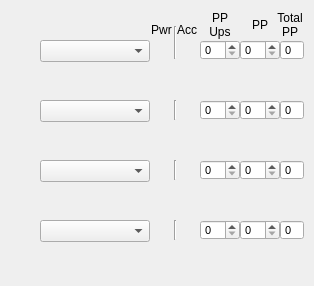
   <widget class="QWidget" name="tpMoves">
    <attribute name="title">
     <string>Move</string>
    </attribute>
    <widget class="QGraphicsView" name="pbMove1Type">
     <property name="geometry">
      <rect>
       <x>0</x>
       <y>40</y>
       <width>40</width>
       <height>20</height>
      </rect>
     </property>
     <property name="styleSheet">
      <string notr="true">background: transparent</string>
     </property>
     <property name="frameShape">
      <enum>QFrame::NoFrame</enum>
     </property>
     <property name="frameShadow">
      <enum>QFrame::Plain</enum>
     </property>
     <property name="verticalScrollBarPolicy">
      <enum>Qt::ScrollBarAlwaysOff</enum>
     </property>
     <property name="horizontalScrollBarPolicy">
      <enum>Qt::ScrollBarAlwaysOff</enum>
     </property>
    </widget>
    <widget class="QGraphicsView" name="pbMove2Type">
     <property name="geometry">
      <rect>
       <x>0</x>
       <y>100</y>
       <width>40</width>
       <height>20</height>
      </rect>
     </property>
     <property name="styleSheet">
      <string notr="true">background: transparent</string>
     </property>
     <property name="frameShape">
      <enum>QFrame::NoFrame</enum>
     </property>
     <property name="frameShadow">
      <enum>QFrame::Plain</enum>
     </property>
     <property name="verticalScrollBarPolicy">
      <enum>Qt::ScrollBarAlwaysOff</enum>
     </property>
     <property name="horizontalScrollBarPolicy">
      <enum>Qt::ScrollBarAlwaysOff</enum>
     </property>
    </widget>
    <widget class="QGraphicsView" name="pbMove3Type">
     <property name="geometry">
      <rect>
       <x>0</x>
       <y>160</y>
       <width>40</width>
       <height>20</height>
      </rect>
     </property>
     <property name="styleSheet">
      <string notr="true">background: transparent</string>
     </property>
     <property name="frameShape">
      <enum>QFrame::NoFrame</enum>
     </property>
     <property name="frameShadow">
      <enum>QFrame::Plain</enum>
     </property>
     <property name="verticalScrollBarPolicy">
      <enum>Qt::ScrollBarAlwaysOff</enum>
     </property>
     <property name="horizontalScrollBarPolicy">
      <enum>Qt::ScrollBarAlwaysOff</enum>
     </property>
    </widget>
    <widget class="QGraphicsView" name="pbMove4Type">
     <property name="geometry">
      <rect>
       <x>0</x>
       <y>220</y>
       <width>40</width>
       <height>20</height>
      </rect>
     </property>
     <property name="styleSheet">
      <string notr="true">background: transparent</string>
     </property>
     <property name="frameShape">
      <enum>QFrame::NoFrame</enum>
     </property>
     <property name="frameShadow">
      <enum>QFrame::Plain</enum>
     </property>
     <property name="verticalScrollBarPolicy">
      <enum>Qt::ScrollBarAlwaysOff</enum>
     </property>
     <property name="horizontalScrollBarPolicy">
      <enum>Qt::ScrollBarAlwaysOff</enum>
     </property>
    </widget>
    <widget class="QComboBox" name="cbMove1">
     <property name="geometry">
      <rect>
       <x>40</x>
       <y>40</y>
       <width>110</width>
       <height>22</height>
      </rect>
     </property>
     <property name="font">
      <font>
       <pointsize>9</pointsize>
      </font>
     </property>
    </widget>
    <widget class="QComboBox" name="cbMove2">
     <property name="geometry">
      <rect>
       <x>40</x>
       <y>100</y>
       <width>110</width>
       <height>22</height>
      </rect>
     </property>
     <property name="font">
      <font>
       <pointsize>9</pointsize>
      </font>
     </property>
    </widget>
    <widget class="QComboBox" name="cbMove3">
     <property name="geometry">
      <rect>
       <x>40</x>
       <y>160</y>
       <width>110</width>
       <height>22</height>
      </rect>
     </property>
     <property name="font">
      <font>
       <pointsize>9</pointsize>
      </font>
     </property>
    </widget>
    <widget class="QComboBox" name="cbMove4">
     <property name="geometry">
      <rect>
       <x>40</x>
       <y>220</y>
       <width>110</width>
       <height>22</height>
      </rect>
     </property>
     <property name="font">
      <font>
       <pointsize>9</pointsize>
      </font>
     </property>
    </widget>
    <widget class="QSpinBox" name="sbMove1PPUps">
     <property name="geometry">
      <rect>
       <x>200</x>
       <y>40</y>
       <width>40</width>
       <height>20</height>
      </rect>
     </property>
     <property name="font">
      <font>
       <pointsize>8</pointsize>
      </font>
     </property>
     <property name="minimum">
      <number>0</number>
     </property>
     <property name="maximum">
      <number>3</number>
     </property>
     <property name="value">
      <number>0</number>
     </property>
    </widget>
    <widget class="QSpinBox" name="sbMove1TotalPP">
     <property name="geometry">
      <rect>
       <x>280</x>
       <y>40</y>
       <width>24</width>
       <height>20</height>
      </rect>
     </property>
     <property name="font">
      <font>
       <pointsize>8</pointsize>
      </font>
     </property>
     <property name="readOnly">
      <bool>true</bool>
     </property>
     <property name="buttonSymbols">
      <enum>QAbstractSpinBox::NoButtons</enum>
     </property>
     <property name="minimum">
      <number>0</number>
     </property>
     <property name="maximum">
      <number>99</number>
     </property>
     <property name="value">
      <number>0</number>
     </property>
    </widget>
    <widget class="QSpinBox" name="sbMove1PP">
     <property name="geometry">
      <rect>
       <x>240</x>
       <y>40</y>
       <width>40</width>
       <height>20</height>
      </rect>
     </property>
     <property name="font">
      <font>
       <pointsize>8</pointsize>
      </font>
     </property>
     <property name="minimum">
      <number>0</number>
     </property>
     <property name="maximum">
      <number>99</number>
     </property>
     <property name="value">
      <number>0</number>
     </property>
    </widget>
    <widget class="QSpinBox" name="sbMove2PPUps">
     <property name="geometry">
      <rect>
       <x>200</x>
       <y>100</y>
       <width>40</width>
       <height>20</height>
      </rect>
     </property>
     <property name="font">
      <font>
       <pointsize>8</pointsize>
      </font>
     </property>
     <property name="minimum">
      <number>0</number>
     </property>
     <property name="maximum">
      <number>3</number>
     </property>
     <property name="value">
      <number>0</number>
     </property>
    </widget>
    <widget class="QSpinBox" name="sbMove2PP">
     <property name="geometry">
      <rect>
       <x>240</x>
       <y>100</y>
       <width>40</width>
       <height>20</height>
      </rect>
     </property>
     <property name="font">
      <font>
       <pointsize>8</pointsize>
      </font>
     </property>
     <property name="minimum">
      <number>0</number>
     </property>
     <property name="maximum">
      <number>99</number>
     </property>
     <property name="value">
      <number>0</number>
     </property>
    </widget>
    <widget class="QSpinBox" name="sbMove2TotalPP">
     <property name="geometry">
      <rect>
       <x>280</x>
       <y>100</y>
       <width>24</width>
       <height>20</height>
      </rect>
     </property>
     <property name="font">
      <font>
       <pointsize>8</pointsize>
      </font>
     </property>
     <property name="readOnly">
      <bool>true</bool>
     </property>
     <property name="buttonSymbols">
      <enum>QAbstractSpinBox::NoButtons</enum>
     </property>
     <property name="minimum">
      <number>0</number>
     </property>
     <property name="maximum">
      <number>99</number>
     </property>
     <property name="value">
      <number>0</number>
     </property>
    </widget>
    <widget class="QSpinBox" name="sbMove3PPUps">
     <property name="geometry">
      <rect>
       <x>200</x>
       <y>160</y>
       <width>40</width>
       <height>20</height>
      </rect>
     </property>
     <property name="font">
      <font>
       <pointsize>8</pointsize>
      </font>
     </property>
     <property name="minimum">
      <number>0</number>
     </property>
     <property name="maximum">
      <number>3</number>
     </property>
     <property name="value">
      <number>0</number>
     </property>
    </widget>
    <widget class="QSpinBox" name="sbMove3PP">
     <property name="geometry">
      <rect>
       <x>240</x>
       <y>160</y>
       <width>40</width>
       <height>20</height>
      </rect>
     </property>
     <property name="font">
      <font>
       <pointsize>8</pointsize>
      </font>
     </property>
     <property name="minimum">
      <number>0</number>
     </property>
     <property name="maximum">
      <number>99</number>
     </property>
     <property name="value">
      <number>0</number>
     </property>
    </widget>
    <widget class="QSpinBox" name="sbMove3TotalPP">
     <property name="geometry">
      <rect>
       <x>280</x>
       <y>160</y>
       <width>24</width>
       <height>20</height>
      </rect>
     </property>
     <property name="font">
      <font>
       <pointsize>8</pointsize>
      </font>
     </property>
     <property name="readOnly">
      <bool>true</bool>
     </property>
     <property name="buttonSymbols">
      <enum>QAbstractSpinBox::NoButtons</enum>
     </property>
     <property name="minimum">
      <number>0</number>
     </property>
     <property name="maximum">
      <number>99</number>
     </property>
     <property name="value">
      <number>0</number>
     </property>
    </widget>
    <widget class="QSpinBox" name="sbMove4PPUps">
     <property name="geometry">
      <rect>
       <x>200</x>
       <y>220</y>
       <width>40</width>
       <height>20</height>
      </rect>
     </property>
     <property name="font">
      <font>
       <pointsize>8</pointsize>
      </font>
     </property>
     <property name="minimum">
      <number>0</number>
     </property>
     <property name="maximum">
      <number>3</number>
     </property>
     <property name="value">
      <number>0</number>
     </property>
    </widget>
    <widget class="QSpinBox" name="sbMove4PP">
     <property name="geometry">
      <rect>
       <x>240</x>
       <y>220</y>
       <width>40</width>
       <height>20</height>
      </rect>
     </property>
     <property name="font">
      <font>
       <pointsize>8</pointsize>
      </font>
     </property>
     <property name="minimum">
      <number>0</number>
     </property>
     <property name="maximum">
      <number>99</number>
     </property>
     <property name="value">
      <number>0</number>
     </property>
    </widget>
    <widget class="QSpinBox" name="sbMove4TotalPP">
     <property name="geometry">
      <rect>
       <x>280</x>
       <y>220</y>
       <width>24</width>
       <height>20</height>
      </rect>
     </property>
     <property name="font">
      <font>
       <pointsize>8</pointsize>
      </font>
     </property>
     <property name="readOnly">
      <bool>true</bool>
     </property>
     <property name="buttonSymbols">
      <enum>QAbstractSpinBox::NoButtons</enum>
     </property>
     <property name="minimum">
      <number>0</number>
     </property>
     <property name="maximum">
      <number>99</number>
     </property>
     <property name="value">
      <number>0</number>
     </property>
    </widget>
    <widget class="QGraphicsView" name="pbMove4Cat">
     <property name="geometry">
      <rect>
       <x>0</x>
       <y>240</y>
       <width>40</width>
       <height>20</height>
      </rect>
     </property>
     <property name="styleSheet">
      <string notr="true">background: transparent</string>
     </property>
     <property name="frameShape">
      <enum>QFrame::NoFrame</enum>
     </property>
     <property name="frameShadow">
      <enum>QFrame::Plain</enum>
     </property>
     <property name="verticalScrollBarPolicy">
      <enum>Qt::ScrollBarAlwaysOff</enum>
     </property>
     <property name="horizontalScrollBarPolicy">
      <enum>Qt::ScrollBarAlwaysOff</enum>
     </property>
    </widget>
    <widget class="QGraphicsView" name="pbMove2Cat">
     <property name="geometry">
      <rect>
       <x>0</x>
       <y>120</y>
       <width>40</width>
       <height>20</height>
      </rect>
     </property>
     <property name="styleSheet">
      <string notr="true">background: transparent</string>
     </property>
     <property name="frameShape">
      <enum>QFrame::NoFrame</enum>
     </property>
     <property name="frameShadow">
      <enum>QFrame::Plain</enum>
     </property>
     <property name="verticalScrollBarPolicy">
      <enum>Qt::ScrollBarAlwaysOff</enum>
     </property>
     <property name="horizontalScrollBarPolicy">
      <enum>Qt::ScrollBarAlwaysOff</enum>
     </property>
    </widget>
    <widget class="QGraphicsView" name="pbMove1Cat">
     <property name="geometry">
      <rect>
       <x>0</x>
       <y>60</y>
       <width>40</width>
       <height>20</height>
      </rect>
     </property>
     <property name="styleSheet">
      <string notr="true">background: transparent</string>
     </property>
     <property name="frameShape">
      <enum>QFrame::NoFrame</enum>
     </property>
     <property name="frameShadow">
      <enum>QFrame::Plain</enum>
     </property>
     <property name="verticalScrollBarPolicy">
      <enum>Qt::ScrollBarAlwaysOff</enum>
     </property>
     <property name="horizontalScrollBarPolicy">
      <enum>Qt::ScrollBarAlwaysOff</enum>
     </property>
    </widget>
    <widget class="QGraphicsView" name="pbMove3Cat">
     <property name="geometry">
      <rect>
       <x>0</x>
       <y>180</y>
       <width>40</width>
       <height>20</height>
      </rect>
     </property>
     <property name="styleSheet">
      <string notr="true">background: transparent</string>
     </property>
     <property name="frameShape">
      <enum>QFrame::NoFrame</enum>
     </property>
     <property name="frameShadow">
      <enum>QFrame::Plain</enum>
     </property>
     <property name="verticalScrollBarPolicy">
      <enum>Qt::ScrollBarAlwaysOff</enum>
     </property>
     <property name="horizontalScrollBarPolicy">
      <enum>Qt::ScrollBarAlwaysOff</enum>
     </property>
    </widget>
    <widget class="QLabel" name="lblPPUps">
     <property name="geometry">
      <rect>
       <x>200</x>
       <y>10</y>
       <width>40</width>
       <height>30</height>
      </rect>
     </property>
     <property name="font">
      <font>
       <pointsize>9</pointsize>
      </font>
     </property>
     <property name="text">
      <string>PP Ups</string>
     </property>
     <property name="alignment">
      <set>Qt::AlignCenter</set>
     </property>
     <property name="wordWrap">
      <bool>true</bool>
     </property>
    </widget>
    <widget class="QLabel" name="lblPP">
     <property name="geometry">
      <rect>
       <x>240</x>
       <y>10</y>
       <width>40</width>
       <height>30</height>
      </rect>
     </property>
     <property name="font">
      <font>
       <pointsize>9</pointsize>
      </font>
     </property>
     <property name="text">
      <string>PP</string>
     </property>
     <property name="alignment">
      <set>Qt::AlignCenter</set>
     </property>
     <property name="wordWrap">
      <bool>true</bool>
     </property>
    </widget>
    <widget class="QLabel" name="lblTotalPP">
     <property name="geometry">
      <rect>
       <x>275</x>
       <y>10</y>
       <width>30</width>
       <height>30</height>
      </rect>
     </property>
     <property name="font">
      <font>
       <pointsize>9</pointsize>
      </font>
     </property>
     <property name="text">
      <string>Total PP</string>
     </property>
     <property name="alignment">
      <set>Qt::AlignCenter</set>
     </property>
     <property name="wordWrap">
      <bool>true</bool>
     </property>
    </widget>
    <widget class="QLabel" name="lblMove1Flavor">
     <property name="geometry">
      <rect>
       <x>40</x>
       <y>65</y>
       <width>260</width>
       <height>32</height>
      </rect>
     </property>
     <property name="font">
      <font>
       <pointsize>7</pointsize>
      </font>
     </property>
     <property name="frameShape">
      <enum>QFrame::NoFrame</enum>
     </property>
     <property name="text">
      <string/>
     </property>
     <property name="textFormat">
      <enum>Qt::PlainText</enum>
     </property>
     <property name="alignment">
      <set>Qt::AlignLeading|Qt::AlignLeft|Qt::AlignTop</set>
     </property>
     <property name="wordWrap">
      <bool>true</bool>
     </property>
    </widget>
    <widget class="QLabel" name="lblMove2Flavor">
     <property name="geometry">
      <rect>
       <x>40</x>
       <y>125</y>
       <width>260</width>
       <height>32</height>
      </rect>
     </property>
     <property name="font">
      <font>
       <pointsize>7</pointsize>
      </font>
     </property>
     <property name="frameShape">
      <enum>QFrame::NoFrame</enum>
     </property>
     <property name="text">
      <string/>
     </property>
     <property name="textFormat">
      <enum>Qt::PlainText</enum>
     </property>
     <property name="alignment">
      <set>Qt::AlignLeading|Qt::AlignLeft|Qt::AlignTop</set>
     </property>
     <property name="wordWrap">
      <bool>true</bool>
     </property>
    </widget>
    <widget class="QLabel" name="lblMove3Flavor">
     <property name="geometry">
      <rect>
       <x>40</x>
       <y>185</y>
       <width>260</width>
       <height>32</height>
      </rect>
     </property>
     <property name="font">
      <font>
       <pointsize>7</pointsize>
      </font>
     </property>
     <property name="frameShape">
      <enum>QFrame::NoFrame</enum>
     </property>
     <property name="text">
      <string/>
     </property>
     <property name="textFormat">
      <enum>Qt::PlainText</enum>
     </property>
     <property name="alignment">
      <set>Qt::AlignLeading|Qt::AlignLeft|Qt::AlignTop</set>
     </property>
     <property name="wordWrap">
      <bool>true</bool>
     </property>
    </widget>
    <widget class="QLabel" name="lblMove4Flavor">
     <property name="geometry">
      <rect>
       <x>40</x>
       <y>245</y>
       <width>260</width>
       <height>32</height>
      </rect>
     </property>
     <property name="font">
      <font>
       <pointsize>7</pointsize>
      </font>
     </property>
     <property name="frameShape">
      <enum>QFrame::NoFrame</enum>
     </property>
     <property name="text">
      <string/>
     </property>
     <property name="textFormat">
      <enum>Qt::PlainText</enum>
     </property>
     <property name="alignment">
      <set>Qt::AlignLeading|Qt::AlignLeft|Qt::AlignTop</set>
     </property>
     <property name="wordWrap">
      <bool>true</bool>
     </property>
    </widget>
    <widget class="QLabel" name="lblMove1Power">
     <property name="geometry">
      <rect>
       <x>153</x>
       <y>44</y>
       <width>20</width>
       <height>13</height>
      </rect>
     </property>
     <property name="font">
      <font>
       <pointsize>8</pointsize>
      </font>
     </property>
     <property name="text">
      <string/>
     </property>
     <property name="alignment">
      <set>Qt::AlignCenter</set>
     </property>
    </widget>
    <widget class="QLabel" name="lblMove1Accuracy">
     <property name="geometry">
      <rect>
       <x>177</x>
       <y>44</y>
       <width>20</width>
       <height>13</height>
      </rect>
     </property>
     <property name="font">
      <font>
       <pointsize>8</pointsize>
      </font>
     </property>
     <property name="text">
      <string/>
     </property>
     <property name="alignment">
      <set>Qt::AlignCenter</set>
     </property>
    </widget>
    <widget class="Line" name="line">
     <property name="geometry">
      <rect>
       <x>174</x>
       <y>26</y>
       <width>3</width>
       <height>33</height>
      </rect>
     </property>
     <property name="orientation">
      <enum>Qt::Vertical</enum>
     </property>
    </widget>
    <widget class="QLabel" name="lblMovePower">
     <property name="geometry">
      <rect>
       <x>150</x>
       <y>20</y>
       <width>23</width>
       <height>20</height>
      </rect>
     </property>
     <property name="font">
      <font>
       <pointsize>9</pointsize>
      </font>
     </property>
     <property name="text">
      <string>Pwr</string>
     </property>
     <property name="alignment">
      <set>Qt::AlignCenter</set>
     </property>
     <property name="wordWrap">
      <bool>true</bool>
     </property>
    </widget>
    <widget class="QLabel" name="lblMoveAccuracy">
     <property name="geometry">
      <rect>
       <x>177</x>
       <y>20</y>
       <width>20</width>
       <height>20</height>
      </rect>
     </property>
     <property name="font">
      <font>
       <pointsize>9</pointsize>
      </font>
     </property>
     <property name="text">
      <string>Acc</string>
     </property>
     <property name="alignment">
      <set>Qt::AlignCenter</set>
     </property>
     <property name="wordWrap">
      <bool>true</bool>
     </property>
    </widget>
    <widget class="QLabel" name="lblMove2Power">
     <property name="geometry">
      <rect>
       <x>153</x>
       <y>104</y>
       <width>20</width>
       <height>13</height>
      </rect>
     </property>
     <property name="font">
      <font>
       <pointsize>8</pointsize>
      </font>
     </property>
     <property name="text">
      <string/>
     </property>
     <property name="alignment">
      <set>Qt::AlignCenter</set>
     </property>
    </widget>
    <widget class="QLabel" name="lblMove2Accuracy">
     <property name="geometry">
      <rect>
       <x>177</x>
       <y>104</y>
       <width>20</width>
       <height>13</height>
      </rect>
     </property>
     <property name="font">
      <font>
       <pointsize>8</pointsize>
      </font>
     </property>
     <property name="text">
      <string/>
     </property>
     <property name="alignment">
      <set>Qt::AlignCenter</set>
     </property>
    </widget>
    <widget class="Line" name="line_2">
     <property name="geometry">
      <rect>
       <x>174</x>
       <y>100</y>
       <width>3</width>
       <height>20</height>
      </rect>
     </property>
     <property name="orientation">
      <enum>Qt::Vertical</enum>
     </property>
    </widget>
    <widget class="QLabel" name="lblMove3Power">
     <property name="geometry">
      <rect>
       <x>153</x>
       <y>164</y>
       <width>20</width>
       <height>13</height>
      </rect>
     </property>
     <property name="font">
      <font>
       <pointsize>8</pointsize>
      </font>
     </property>
     <property name="text">
      <string/>
     </property>
     <property name="alignment">
      <set>Qt::AlignCenter</set>
     </property>
    </widget>
    <widget class="QLabel" name="lblMove3Accuracy">
     <property name="geometry">
      <rect>
       <x>177</x>
       <y>164</y>
       <width>20</width>
       <height>13</height>
      </rect>
     </property>
     <property name="font">
      <font>
       <pointsize>8</pointsize>
      </font>
     </property>
     <property name="text">
      <string/>
     </property>
     <property name="alignment">
      <set>Qt::AlignCenter</set>
     </property>
    </widget>
    <widget class="Line" name="line_3">
     <property name="geometry">
      <rect>
       <x>174</x>
       <y>160</y>
       <width>3</width>
       <height>20</height>
      </rect>
     </property>
     <property name="orientation">
      <enum>Qt::Vertical</enum>
     </property>
    </widget>
    <widget class="QLabel" name="lblMove4Power">
     <property name="geometry">
      <rect>
       <x>153</x>
       <y>224</y>
       <width>20</width>
       <height>13</height>
      </rect>
     </property>
     <property name="font">
      <font>
       <pointsize>8</pointsize>
      </font>
     </property>
     <property name="text">
      <string/>
     </property>
     <property name="alignment">
      <set>Qt::AlignCenter</set>
     </property>
    </widget>
    <widget class="QLabel" name="lblMove4Accuracy">
     <property name="geometry">
      <rect>
       <x>177</x>
       <y>224</y>
       <width>20</width>
       <height>13</height>
      </rect>
     </property>
     <property name="font">
      <font>
       <pointsize>8</pointsize>
      </font>
     </property>
     <property name="text">
      <string/>
     </property>
     <property name="alignment">
      <set>Qt::AlignCenter</set>
     </property>
    </widget>
    <widget class="Line" name="line_4">
     <property name="geometry">
      <rect>
       <x>174</x>
       <y>220</y>
       <width>3</width>
       <height>20</height>
      </rect>
     </property>
     <property name="orientation">
      <enum>Qt::Vertical</enum>
     </property>
    </widget>
   </widget>
